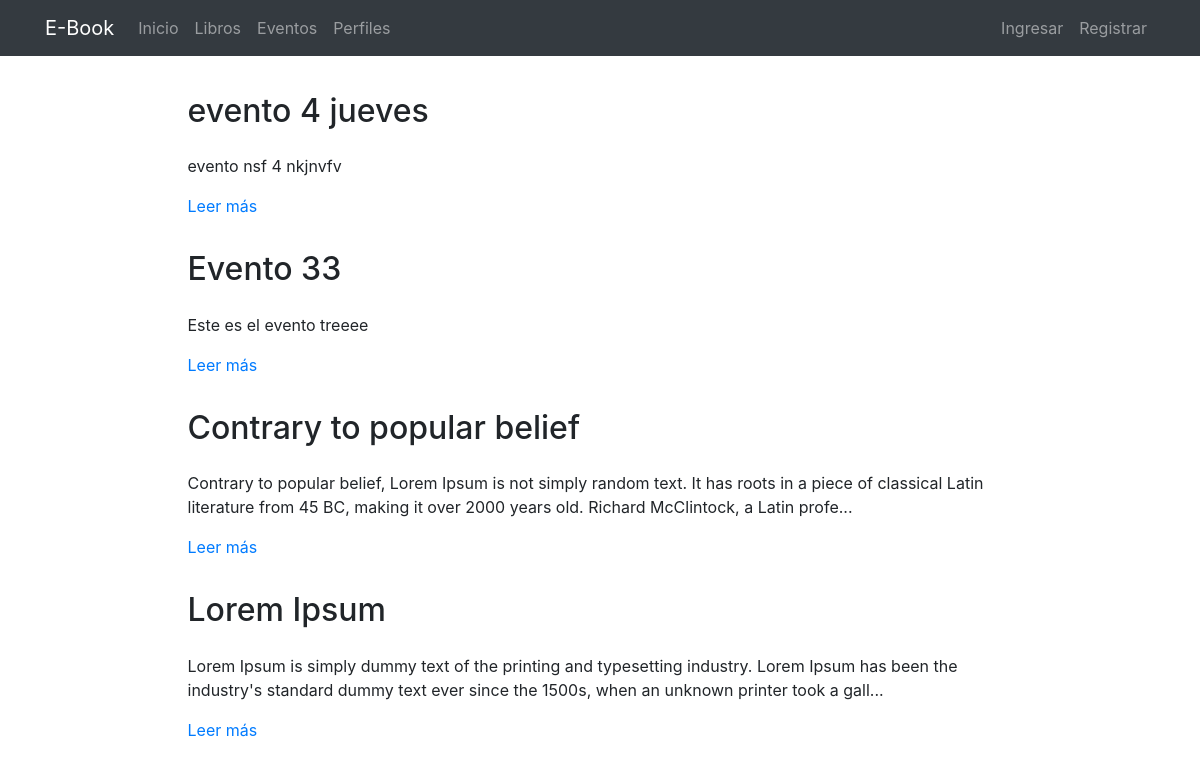
/events/, run on an earlier commit of the app's database.
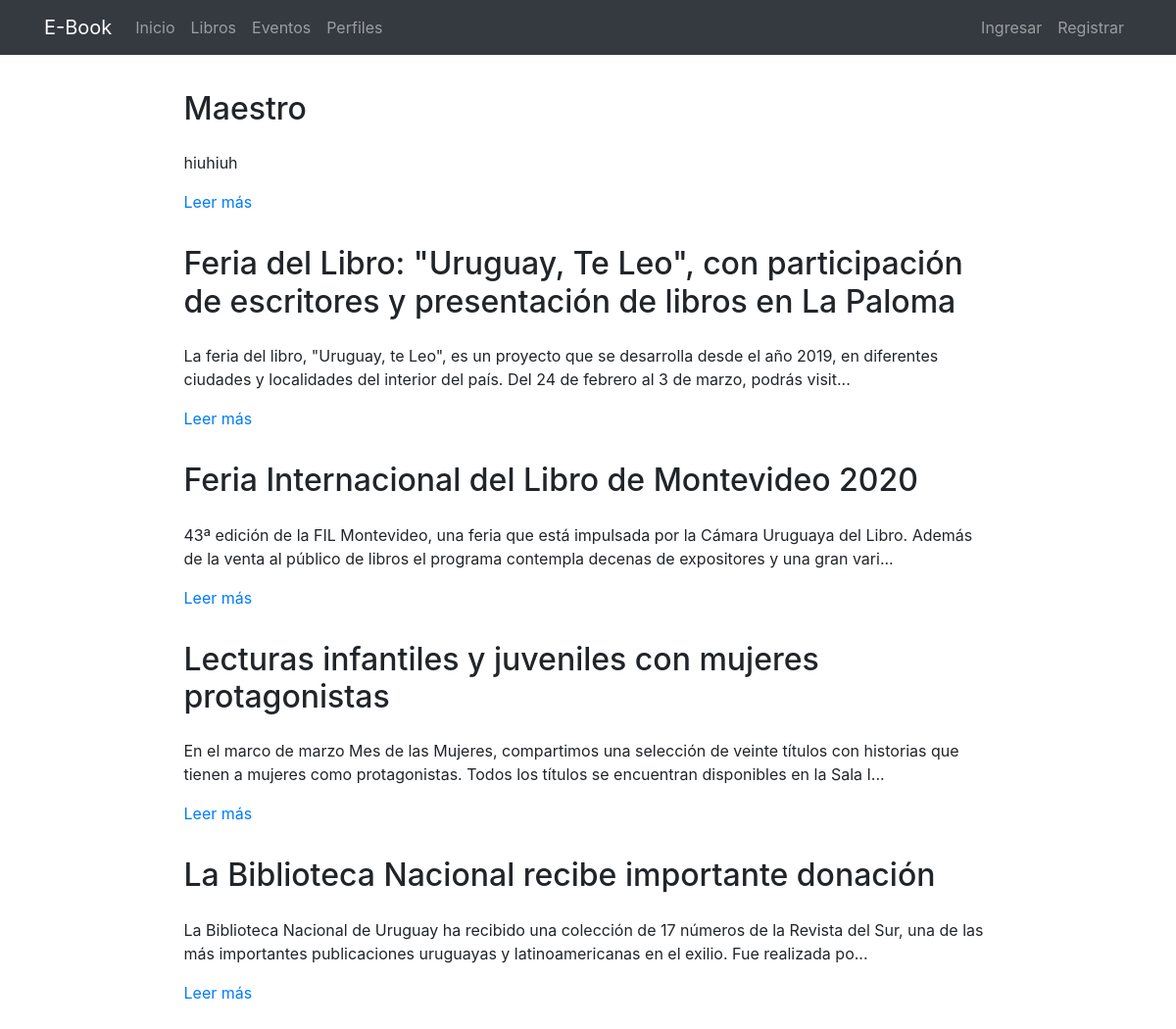
And on a later commit of the database.
### events/models.py (models this page shows, shortened)
class Event(models.Model):
    title = models.CharField(verbose_name="Título", max_length=200)
    content = RichTextField(verbose_name="Contenido")
    order = models.SmallIntegerField(verbose_name="Orden", default=0)
    created = models.DateTimeField(auto_now_add=True, verbose_name="Fecha de creación")
    updated = models.DateTimeField(auto_now=True, verbose_name="Fecha de edición")
    class Meta:
        verbose_name = "evento"
        verbose_name_plural = "eventos"
        ordering = ['order', 'title']

### events/views.py (the view)
# urls.py: path('', EventListView.as_view(), name='events'),
class EventListView(ListView):
    model = Event

### events/templates/events/event_list.html (shortened to what this page needs)
{% extends 'core/base.html' %}
{% load static %}
{% block content %}
{% include 'events/includes/events_menu.html' %}
<main role="main">
  <div class="container mb-4">
    {% for event in event_list|dictsort:"id" reversed %}
      <div class="row mt-3">
        <div class="col-md-9 mx-auto">
          <h2 class="mb-4">{{event.title}}</h2>
          <div>
            <p>{{event.content|striptags|safe|truncatechars:"200"}}</p>
            <p><a href="{% url 'events:event' event.id event.title|slugify %}">Leer más</a>
            </p>
          </div>
        </div>
      </div>
    {% endfor %}
  </div>
</main>
{% endblock %}

What changed in the data, as far as the page shows it:
added Event: title "Maestro", content "hiuhiuh"
changed Event: title "evento 4 jueves" → "Feria del Libro: \"Uruguay, Te Leo\", con participación de escritores y presentación de libros en La Paloma"; content "evento nsf 4 nkjnvfv" → "La feria del libro, \"Uruguay, te Leo\", es un proyecto que se desarrolla desde el año 2019, en diferentes ciudades y localidades del interior del país. Del 24 de febrero al 3 de marzo, podrás visit..."
changed Event: title "Evento 33" → "Feria Internacional del Libro de Montevideo 2020"; content "Este es el evento treeee" → "43ª edición de la FIL Montevideo, una feria que está impulsada por la Cámara Uruguaya del Libro. Además de la venta al público de libros el programa contempla decenas de expositores y una gran vari..."
changed Event: title "Contrary to popular belief" → "Lecturas infantiles y juveniles con mujeres protagonistas"; content "Contrary to popular belief, Lorem Ipsum is not simply random text. It has roots in a piece of classical Latin literature from 45 BC, making it over 2000 years old. Richard McClintock, a Latin profe..." → "En el marco de marzo Mes de las Mujeres, compartimos una selección de veinte títulos con historias que tienen a mujeres como protagonistas. Todos los títulos se encuentran disponibles en la Sala I..."
changed Event: title "Lorem Ipsum" → "La Biblioteca Nacional recibe importante donación"; content "Lorem Ipsum is simply dummy text of the printing and typesetting industry. Lorem Ipsum has been the industry's standard dummy text ever since the 1500s, when an unknown printer took a gall..." → "La Biblioteca Nacional de Uruguay ha recibido una colección de 17 números de la Revista del Sur, una de las más importantes publicaciones uruguayas y latinoamericanas en el exilio. Fue realizada po..."
